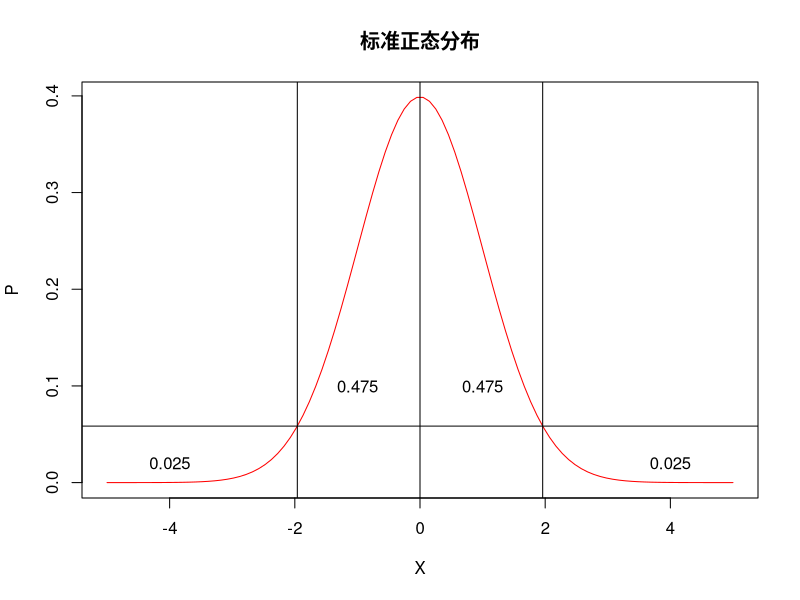

Here is the R script that generated this plot:
#生成一个序列，从-5到5
x <- seq(-5, 5, length.out=100);
#获取标准正态分布对应的x值的概率
y <- dnorm(x, 0, 1);

#绘图
plot(
  x, y,
  col="red", type='l',
  ylab='P', xlab='X',
  main="标准正态分布"
);

#置信度的设置
config = 0.95;
#绘画出置信度下的占比区间
(1-config)/2

lEdge <- qnorm((1-config)/2)

abline(v=0)
abline(v=lEdge)
abline(h=dnorm(lEdge))
text(-4, 0.02, (1-config)/2)
text(-1, 0.1, 0.5-(1-config)/2)
#右边区间
rEdge <- qnorm(1-(1-config)/2)
#添加垂直线和横线
abline(v=rEdge)
text(4, 0.02, (1-config)/2)
text(1, 0.1, 0.5-(1-config)/2)

print(paste("置信区间为：[", lEdge, ", ", rEdge, "]", sep=""))





#p值的计算方式
#p值：一种概率，出现观察样本以及更极端情况的概率

#设置u值
u <- -2;
#u小于0的单向累计概率
pnorm(u)

u <- 2;
#u大于0的单向累计概率
1-pnorm(u)

#双向累计概率
p <- 2*(1-pnorm(u))


